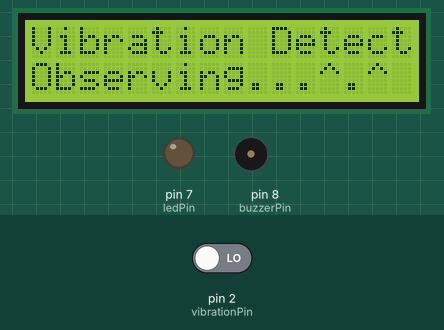
Recording of a sketch running on a simulated Arduino Uno, built with avr-gcc and run on an emulated ATmega328P. Parts: 16×2 character LCD, output pins drawn as LEDs (lit = HIGH), buzzer (waves = sounding). Inputs (shaded band) come from the test bench; at power-on: pin 2 (vibrationPin) LOW. Pins used as bus, display or sensor lines are not drawn; what the sketch prints to the serial monitor is not drawn.

Above: at 3.2 s.
3.3 s: pin 2 (vibrationPin) driven HIGH
At 4.1 s:
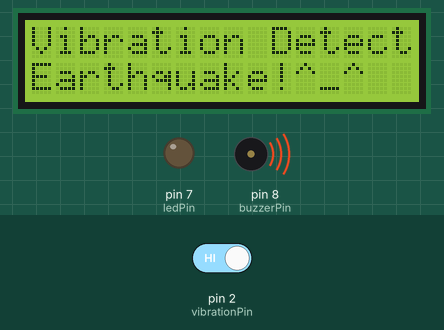
At 5.2 s:
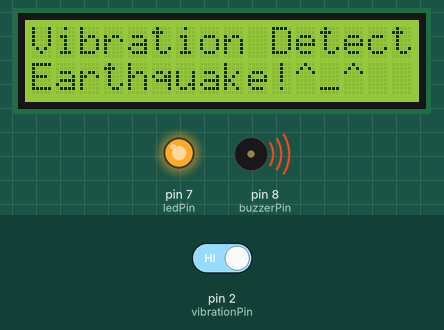
6.3 s: pin 2 (vibrationPin) driven LOW
At 6.68 s:
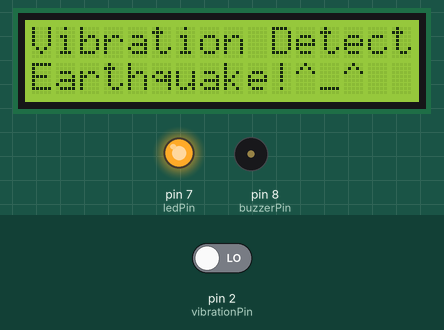
Timing chart, 0 to 9.3 s (numbered marks = the images above; inputs shaded):
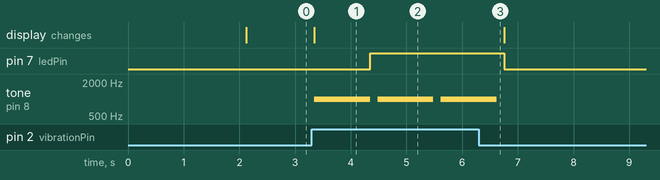

The sketch:

earthquake-detector.ino
```cpp
#include <Wire.h>
#include <LiquidCrystal_I2C.h>

// Define I2C LCD address and size
LiquidCrystal_I2C lcd(0x27, 16, 2);

// Define the pin for the vibration sensor
int vibrationPin = 2;  // Ang digital input pin nga nakonektar sa vibration sensor

// Define the pin for the buzzer
int buzzerPin = 8;  // Ang pin nga nakonektar sa buzzer

// Define the pin for the LED
int ledPin = 7;  // Ang pin nga nakonektar sa LED

// Variables para sa debouncing
unsigned long lastVibrationTime = 0;  // Mag-store sa last time nga nadetect ang vibration
unsigned long debounceDelay = 100;     // Ang delay sa debounce (sa millisecond)

void setup() {
  // Sugdi ang serial communication
  Serial.begin(9600);

  // I-set ang vibration sensor pin as input
  pinMode(vibrationPin, INPUT);

  // I-set ang buzzer ug LED pins as output
  pinMode(buzzerPin, OUTPUT);
  pinMode(ledPin, OUTPUT);

  // I-initialize ang LCD
  lcd.init();
  lcd.backlight();

  // I-display ang "Earthquake" sa unang row
  lcd.setCursor(0, 0);  // I-position ang cursor sa unang row
  lcd.print("Earthquake");

  // I-display ang "Detector" sa ikaduhang row
  lcd.setCursor(4, 1);  // I-position ang cursor sa ikaduhang row
  lcd.print("Detector ^.^");

  delay(2000);  // Maghulat og 2 seconds para makita ang mensahe

  lcd.clear();  // I-clear ang screen pagkahuman sa animation
}

void loop() {
  // Basaha ang state sa vibration sensor
  int vibrationState = digitalRead(vibrationPin);

  // Kuhaa ang current time para sa debouncing
  unsigned long currentMillis = millis();

  // Mag-respond lang sa vibration kung nakaabot na sa delay time gikan sa last detection
  if (vibrationState == HIGH && (currentMillis - lastVibrationTime) > debounceDelay) {
    // I-update ang last vibration time
    lastVibrationTime = currentMillis;

    // I-print ang state sa serial monitor (optional)
    Serial.print("Vibration State: ");
    Serial.println(vibrationState);

    // I-clear ang LCD screen
    lcd.clear();

    // I-display ang sensor state sa LCD
    lcd.setCursor(0, 0);
    lcd.print("Vibration Detected:");
    lcd.setCursor(0, 1);
    lcd.print("Earthquake!^_^");

    // I-turn on ang buzzer kung makakita og vibration
    digitalWrite(buzzerPin, HIGH);  // I-turn on ang buzzer
    tone(buzzerPin, 1000);          // I-start ang buzzer with 1kHz tone
    delay(1000);                    // Mag-sound ang buzzer for 1 second
    noTone(buzzerPin);              // I-stop ang buzzer

    // I-turn on ang LED kung makakita og vibration
    digitalWrite(ledPin, HIGH);     // I-turn on ang LED
  } else {
    // Kung walay vibration nga nadetect, i-turn off ang LED ug i-display ang "Observing..." sa LCD
    lcd.clear();
    lcd.setCursor(0, 0);
    lcd.print("Vibration Detected:");
    lcd.setCursor(0, 1);
    lcd.print("Observing...^.^");

    // I-turn off ang LED kung walay vibration nga nadetect
    digitalWrite(ledPin, LOW);      // I-turn off ang LED
  }

  // Gamay nga delay para dili magdagan kaayo paspas ang loop
  delay(100);  // Pwede nimo i-adjust kini para sa mas maayo nga sensitivity
}
```

Measured:
- after the input at 3.3 s, pin 7 (ledPin): LOW → HIGH after 1.0 s; tone on pin 8 (buzzerPin): alternates 1000 Hz for 1.0 s and silent for 0.14 s, starting after 0.05 s; the display: changes after 0.05 s (image 1)
- after the input at 6.3 s, pin 7 (ledPin): HIGH → LOW after 0.45 s; tone on pin 8 (buzzerPin): goes on until 6.6 s, then stays silent
